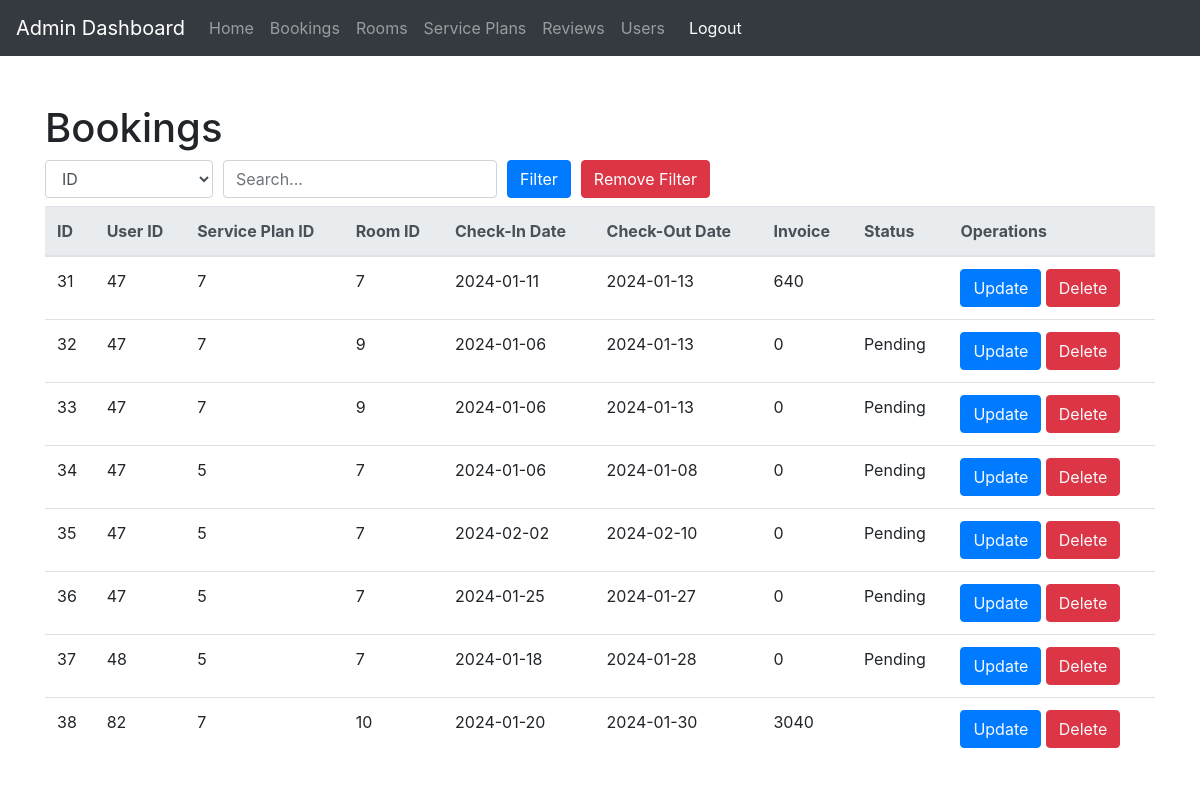
Screenshot of /booking/displayBooking.php with the database file from the repository.
### tables this page shows
CREATE TABLE `booking` (
  `_id` int(11) NOT NULL,
  `userId` int(11) DEFAULT NULL,
  `servicePlanId` int(11) DEFAULT NULL,
  `roomId` int(11) DEFAULT NULL,
  `checkInDate` varchar(200) DEFAULT NULL,
  `checkOutDate` varchar(200) DEFAULT NULL,
  `status` varchar(50) DEFAULT NULL,
  `cost` int(11) DEFAULT NULL
);

### booking/displayBooking.php (the view, shortened to what this page needs)
<?php
include('../admin.php');
?>
<!doctype html>
<html lang="en">
<head>
    <link rel="stylesheet" href="https://cdn.jsdelivr.net/npm/bootstrap@4.0.0/dist/css/bootstrap.min.css"
>
</head>
<body>
    <div class="container my-5">
        <h1>Bookings</h1>
        <form method="get" action="">
            <div class="form-row align-items-center my-2">
                <div class="col-auto">
                    <select class="form-control" name="filterHeader">
                        <option value="_id">ID</option>
                    </select>
                </div>
                <div class="col-auto">
                    <input type="text" class="form-control" name="searchValue" placeholder="Search...">
                </div>
                <div class="col-auto">
                    <button type="submit" class="btn btn-primary">Filter</button>
                </div>
                <div class="col-auto">
                    <a href="displayBooking.php" class="btn btn-danger">Remove Filter</a>
                </div>
            </div>
        </form>
        <table class="table">
            <thead class="thead-light">
                <tr>
                    <th scope="col">ID</th>
                    <th scope="col">User ID</th>
                    <th scope="col">Service Plan ID</th>
                    <th scope="col">Room ID</th>
                    <th scope="col">Check-In Date</th>
                    <th scope="col">Check-Out Date</th>
                    <th scope="col">Invoice</th>
                    <th scope="col">Status</th>
                    <th scope="col">Operations</th>
                </tr>
            </thead>
            <tbody>
                <?php
                $sql = 'SELECT * FROM booking';
                $result = mysqli_query($con, $sql);
                if ($result) {
                    while ($row = mysqli_fetch_assoc($result)) {
                        $_id = $row["_id"];
                        $userId = $row["userId"];
                        $servicePlanId = $row["servicePlanId"];
                        $roomId = $row["roomId"];
                        $checkInDate = $row["checkInDate"];
                        $checkOutDate = $row["checkOutDate"];
                        $cost = $row['cost'];
                        $status = $row['status'];
                        echo '
                        <tr>
                            <td scope="row">' . $_id . '</td>
                            <td scope="row">' . $userId . '</td>
                            <td scope="row">' . $servicePlanId . '</td>
                            <td scope="row">' . $roomId . '</td>
                            <td scope="row">' . $checkInDate . '</td>
                            <td scope="row">' . $checkOutDate . '</td>
                            <td scope="row">' . $cost . '</td>
                            <td scope="row">' . $status . '</td>
                            <td>
                                <button class="btn btn-primary"><a class="text-light" href="updateBooking.php?_id=' . $_id . '">Update</a></button>
                                <button class="btn btn-danger"><a class="text-light" href="deleteBooking.php?_id=' . $_id . '">Delete</a></button>
                            </td>
                        </tr>
                        ';
                    }
                }
                ?>
            </tbody>
        </table>
    </div>
</body>
</html>

### rows the page displays
booking: _id "31", userId "47", servicePlanId "7", roomId "7", checkInDate "2024-01-11", checkOutDate "2024-01-13", cost "640"
booking: _id "32", userId "47", servicePlanId "7", roomId "9", checkInDate "2024-01-06", checkOutDate "2024-01-13", cost "0", status "Pending"
booking: _id "33", userId "47", servicePlanId "7", roomId "9", checkInDate "2024-01-06", checkOutDate "2024-01-13", cost "0", status "Pending"
booking: _id "34", userId "47", servicePlanId "5", roomId "7", checkInDate "2024-01-06", checkOutDate "2024-01-08", cost "0", status "Pending"
booking: _id "35", userId "47", servicePlanId "5", roomId "7", checkInDate "2024-02-02", checkOutDate "2024-02-10", cost "0", status "Pending"
booking: _id "36", userId "47", servicePlanId "5", roomId "7", checkInDate "2024-01-25", checkOutDate "2024-01-27", cost "0", status "Pending"
booking: _id "37", userId "48", servicePlanId "5", roomId "7", checkInDate "2024-01-18", checkOutDate "2024-01-28", cost "0", status "Pending"
booking: _id "38", userId "82", servicePlanId "7", roomId "10", checkInDate "2024-01-20", checkOutDate "2024-01-30", cost "3040"
